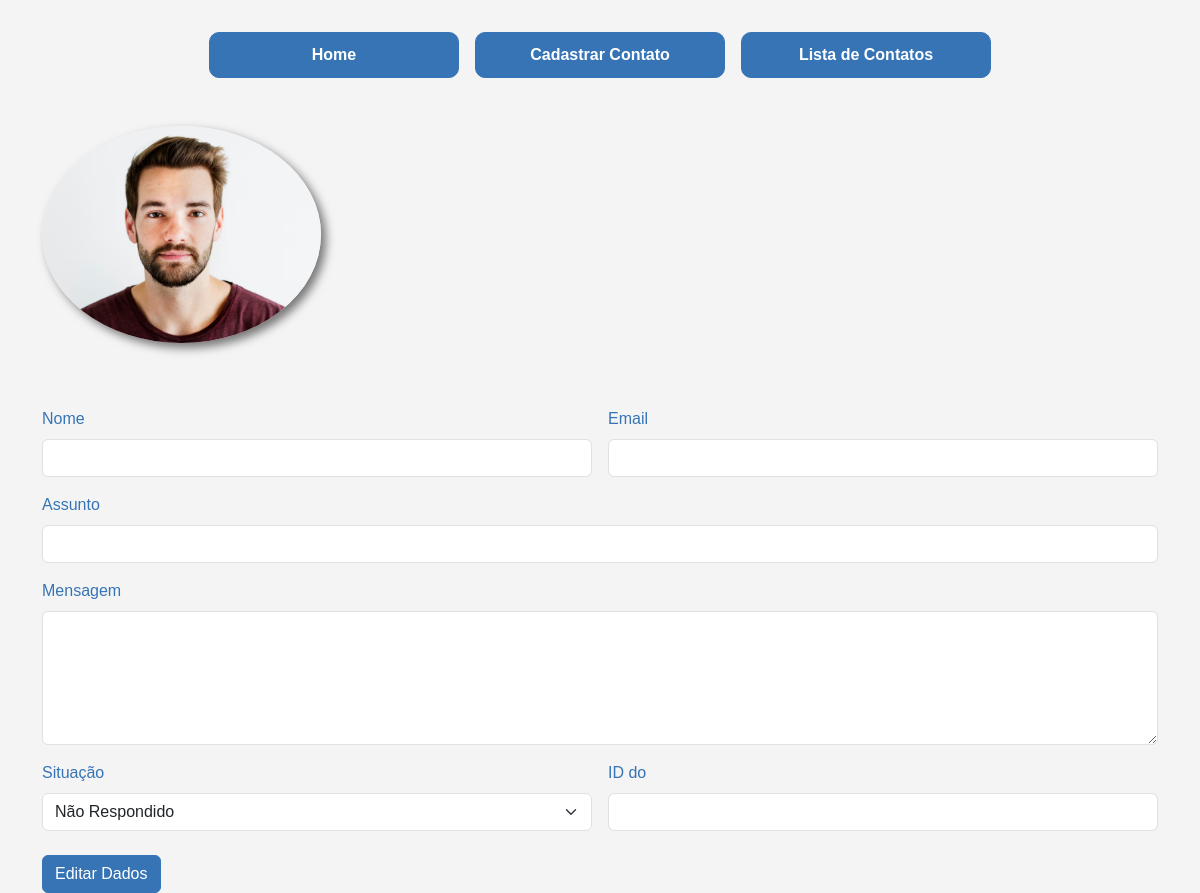
The app's page /contato/12, older data.
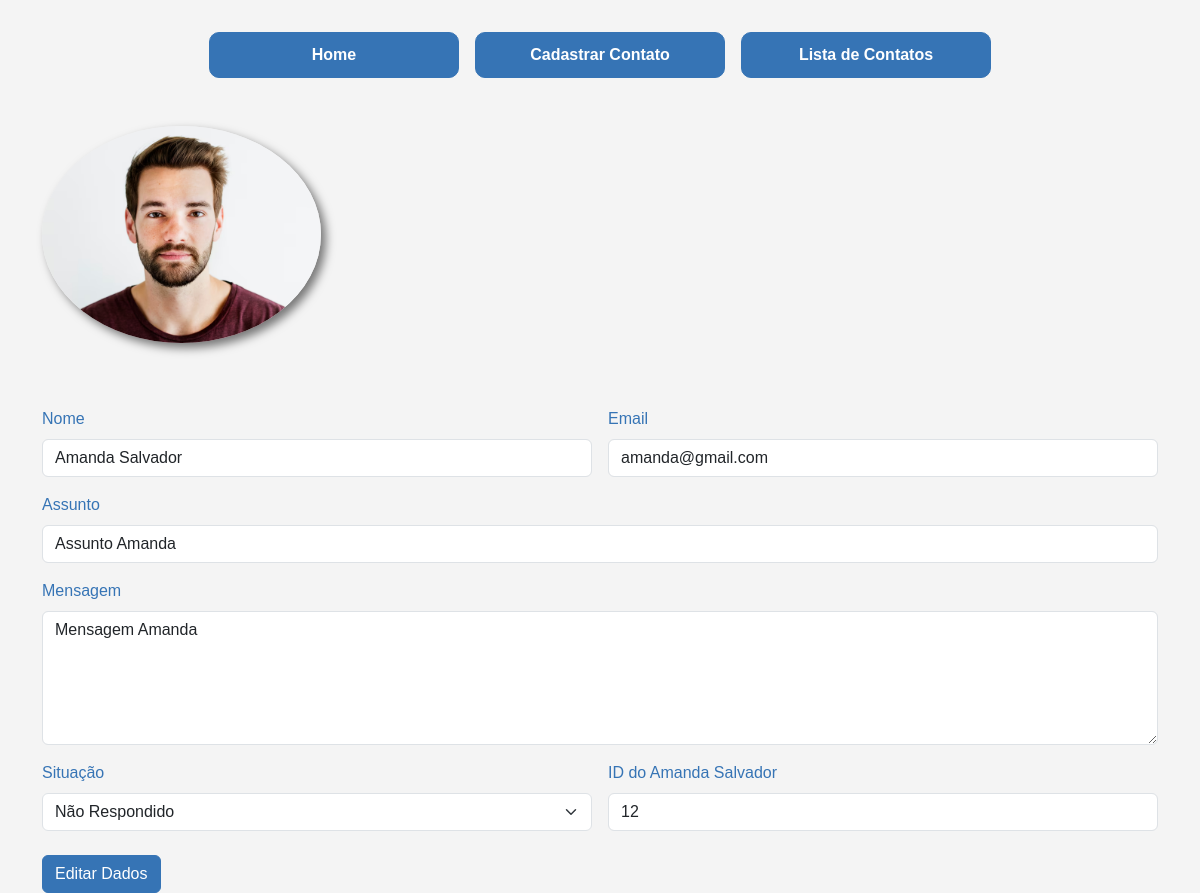
The same page, newer data.
### app/models.py (models this page shows)
class Contato(db.Model):
    id = db.Column(db.Integer, primary_key=True)
    data_envio = db.Column(db.DateTime, default=datetime.now())
    nome = db.Column(db.String(100), nullable=True)
    email = db.Column(db.String(100), nullable=True)
    assunto = db.Column(db.String(100), nullable=True)
    mensagem = db.Column(db.String(100), nullable=True)
    respondido = db.Column(db.Integer, default=0)

### app/views.py (the view)
@app.route('/contato/<int:id>')
def contatoDetalhes(id):
    obj = Contato.query.get(id)
    return render_template('contato_detalhes.html', obj = obj)

### app/templates/contato_detalhes.html (shortened to what this page needs)
{% extends "base.html" %}
{% block content %}
<div class="container">
    {%include "nav.html" %}
    <img src="{{url_for('static', filename='img/pessoa.avif')}}" alt="Imagem pessoa" id="pessoa" class="w-25 mt-5 rounded-circle">
    <form class="row g-3 mt-5">
        <div class="col-md-6">
          <label for="inputName4" class="form-label">Nome</label>
          <input type="text" class="form-control" id="inputName4" value="{{obj.nome}}" readonly>
        </div>
        <div class="col-md-6">
          <label for="inputEmail4" class="form-label">Email</label>
          <input type="email" class="form-control" id="inputEmail4" value="{{obj.email}}" readonly>
        </div>
        <div class="col-12">
          <label for="inputAssunto" class="form-label">Assunto</label>
          <input type="text" class="form-control" id="inputAssunto" value="{{obj.assunto}}" readonly>
        </div>
        <div class="col-12">
            <label for="exampleFormControlTextarea1" class="form-label">Mensagem</label>
            <textarea class="form-control" id="exampleFormControlTextarea1" rows="5" readonly>{{obj.mensagem}}</textarea>
        </div>
        <div class="col-md-6">
          <label for="inputState" class="form-label">Situação</label>
          <select id="inputState" class="form-select">
            <option selected>Não Respondido</option>
          </select>
        </div>
        <div class="col-md-6">
          <label for="inputID" class="form-label">ID do {{obj.nome}}</label>
          <input type="text" class="form-control" id="inputID" value="{{obj.id}}">
        </div>
        <div class="col-12">
            <button type="submit" class="btn btn-primary mt-2">Editar Dados</button>
          </div>
</div>
{% endblock %}

Row changes from the older to the newer data that the page shows:
added Contato: nome "Amanda Salvador", email "amanda@gmail.com", assunto "Assunto Amanda", mensagem "Mensagem Amanda", id "12"
